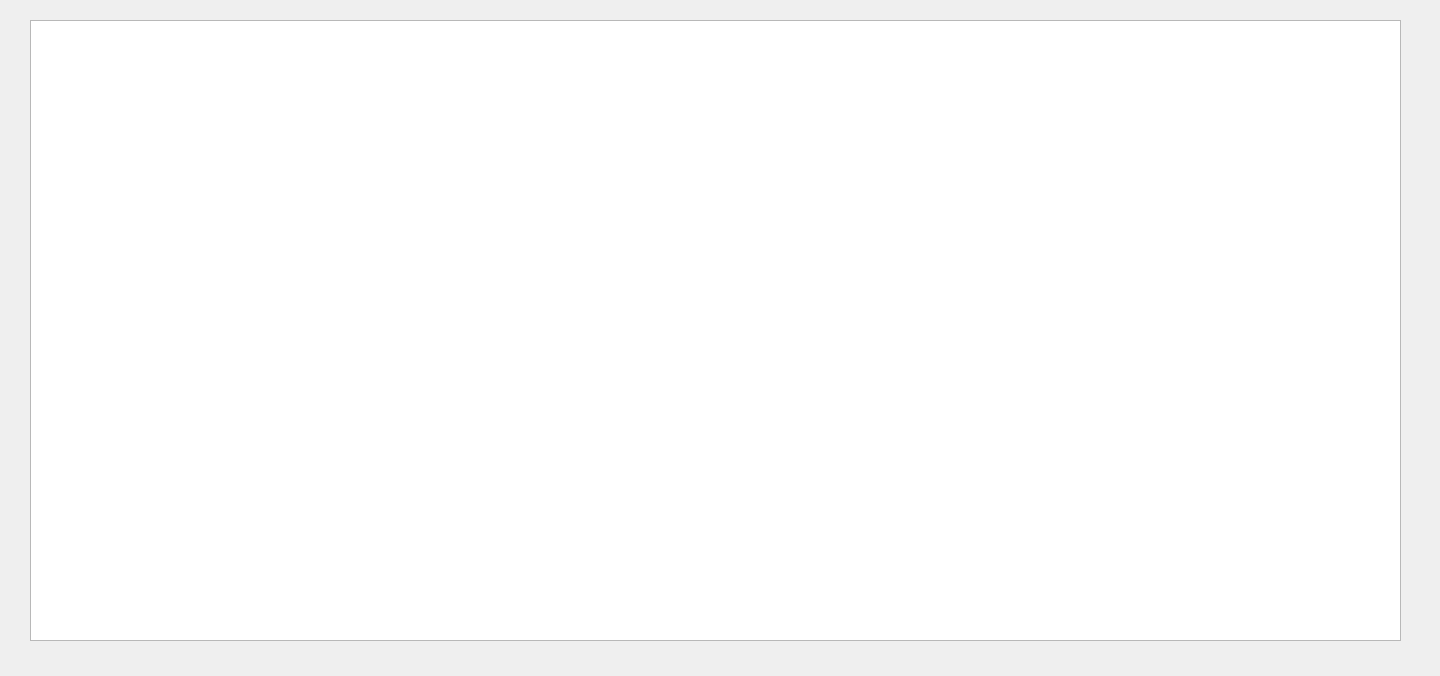
<?xml version="1.0" encoding="UTF-8"?>
<ui version="4.0">
 <class>viewStocks</class>
 <widget class="QDialog" name="viewStocks">
  <property name="geometry">
   <rect>
    <x>0</x>
    <y>0</y>
    <width>1440</width>
    <height>676</height>
   </rect>
  </property>
  <property name="windowTitle">
   <string>Dialog</string>
  </property>
  <widget class="QTableView" name="tableView">
   <property name="geometry">
    <rect>
     <x>30</x>
     <y>20</y>
     <width>1371</width>
     <height>621</height>
    </rect>
   </property>
  </widget>
 </widget>
 <resources/>
 <connections/>
</ui>
